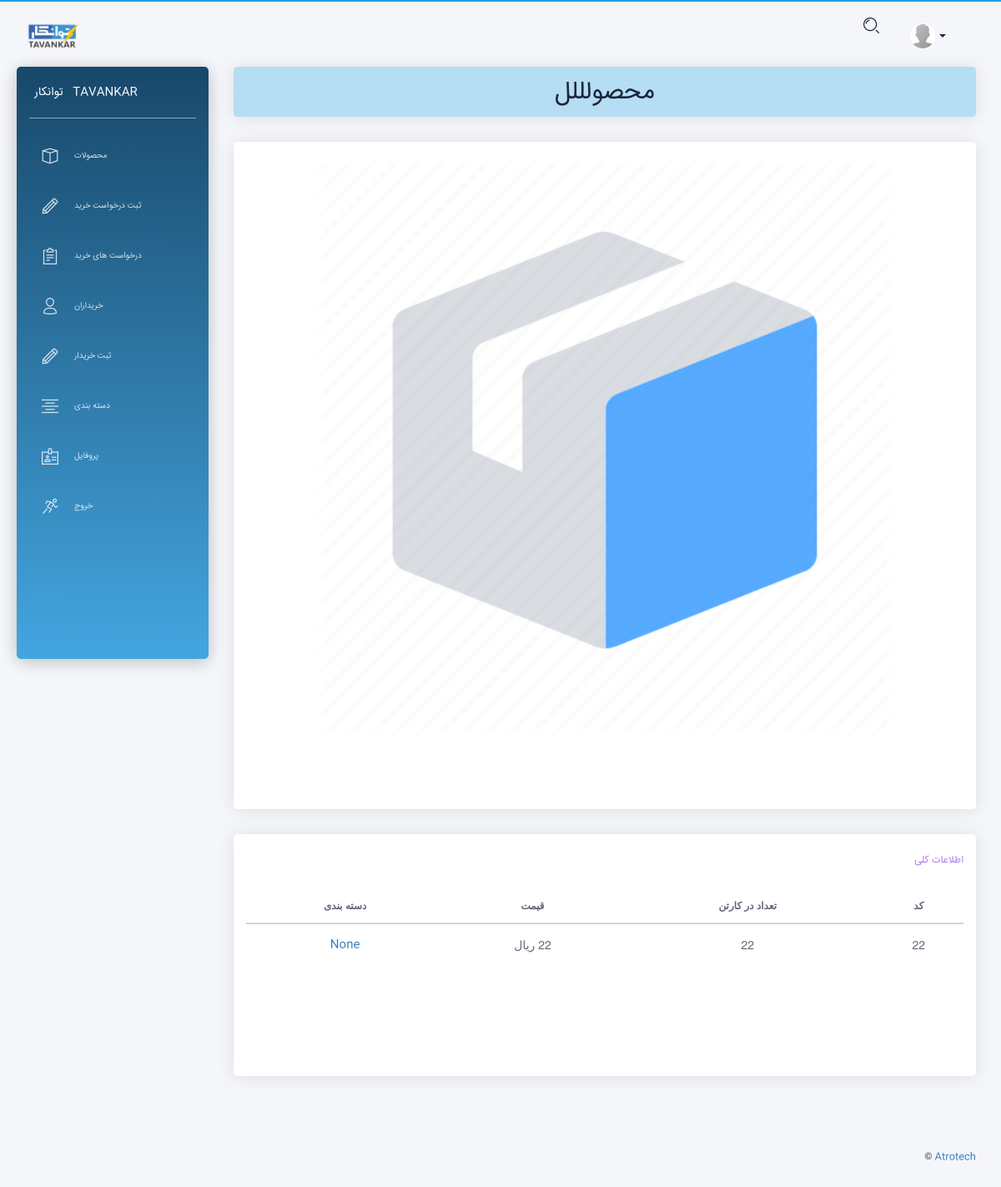
The page /product_detail/2/ (signed in) on the database its author committed.
### app/models.py (models this page shows, shortened)
class Profile(models.Model):
  user = models.OneToOneField(User, on_delete=models.CASCADE,unique=True,related_name='profile',verbose_name = "کاربر")
  phone = models.CharField(max_length=50,null=True, blank=True,verbose_name = " شماره تماس  ")
  address = models.CharField(max_length=3000,null=True, blank=True,verbose_name = " آدرس  ")
  user_photo = models.ImageField(upload_to='user_uploads/user_photo',default='user_uploads/user_photo/default.png',null=True, blank=True,verbose_name = "تصویر کاربر")
  class Meta:
      verbose_name = "پروفایل"
      verbose_name_plural = " پروفایل ها "

class Product(models.Model):
    name = models.CharField(max_length=200, unique=True, verbose_name = "نام")
    code = models.CharField(max_length=40, unique=True, verbose_name = "کد")
    qty_in_box = models.IntegerField(verbose_name = "تعداد در کارتن")
    price = models.CharField(max_length=40, verbose_name = "قیمت ( ریال )")
    category = models.ForeignKey(Category ,on_delete=models.CASCADE ,null=True, blank=True, verbose_name = "دسته بندی")
    description = models.TextField(max_length=1000, null=True, blank=True, verbose_name = "توضیحات")
    image = models.ImageField(upload_to='media', default='media/Default.png', null=True, blank=True, verbose_name = "تصویر")
    @property
    def price_display(self):
        return "%s ریال " % self.price
    class Meta:
        verbose_name = "محصول"
        verbose_name_plural = "محصولات"

### app/views.py (the view)
# urls.py: path('product_detail/<int:id>/',views.product_detail,name='product_detail'),
@login_required()
def product_detail(request, id):
    product = get_object_or_404(models.Product, id=id)
    context = {'product':product}
    return render(request, 'product_detail.html', context)

### templates/product_detail.html (shortened to what this page needs)
{% extends "layouts/base.html" %}
{% block content %}
<div class="row">
  <div class="col-md-12">
    <div class="card card-lavender">
      <div class="card-header">
        <h2 class="card-title" dir="rtl" align="center"> {{ product.name }} </h2>
      </div>
    </div>
  </div>
</div>
<div class="row">
  <div class="col-md-12">
    <div class="card card-user">
      <div class="card-body">
        <div class="slideshow-container">
              <div class="mySlides mold_slide_fade">
                <img src="{{ product.image.url }}" style="width:100%">
              </div>
        </div>
        <br><br>
      </div>
    </div>
  </div>
  <div class="col-md-12" dir="rtl" align="right">
    <div class="card card-user">
      <div class="card-header">
        <h6 class="card-title" style="color:#8d39e4ad;"> اطلاعات کلی </h6>
      </div>
      <div class="card-body">
        <table class="table tablesorter text-center" id="">
          <thead class=" text-primary">
            <tr class="bold">
              <th> کد </th>
              <th> تعداد در کارتن </th>
              <th> قیمت </th>
              <th> دسته بندی </th>
            </tr>
          </thead>
          <tbody>
            <tr>
              <td> {{ product.code }} </td>
              <td> {{ product.qty_in_box }} </td>
              <td> {{ product.price_display }} </td>
              <td> <a href="{{ product.category.get_absolute_url }}">{{ product.category }} </a> </td>
            </tr>
          </tbody>
        </table>
      </div>
    </div>
  </div>
</div>
{% endblock content %}

### templates/includes/navigation.html (shortened to what this page needs)
{% load static %}
      <nav class="navbar navbar-expand-lg navbar-absolute navbar-transparent">
        <div class="container-fluid">
          <div class="navbar-wrapper">
            <a class="navbar-brand" href="javascript:void(0)">
              <img class="avatar" width="45%" src="{% static 'assets/img/logo.png' %}" alt="logo">
            </a>
          </div>
          <div class="collapse navbar-collapse" id="navigation">
            {% if user.is_authenticated %}
            <ul class="navbar-nav ml-auto">
              <li class="search-bar input-group">
                <button class="btn btn-link" id="search-button" data-toggle="modal" data-target="#searchModal"><i class="tim-icons icon-zoom-split" ></i>
                </button>
              </li>
              <li class="dropdown nav-item">
                <a href="#" class="dropdown-toggle nav-link" data-toggle="dropdown">
                  <div class="photo">
                    <img src="{{ request.user.profile.user_photo.url }}" alt="Profile Photo">
                  </div>
                  <b class="caret d-none d-lg-block d-xl-block"></b>
                </a>
              </li>
            </ul>
            {% endif %}
          </div>
        </div>
      </nav>

### core/static/assets/css/mold_img_slider.css (style rules this page uses)
.slideshow-container { max-width: 700px; position: relative; margin: auto; }
.mold_slide_fade { -webkit-animation-name: fade; -webkit-animation-duration: 1.5s; animation-name: fade; animation-duration: 1.5s; }

### rows shown on the page
Product: name "محصولللل", image (placeholder picture), code "22", qty_in_box "22", price_display "22 ریال", category "None"
